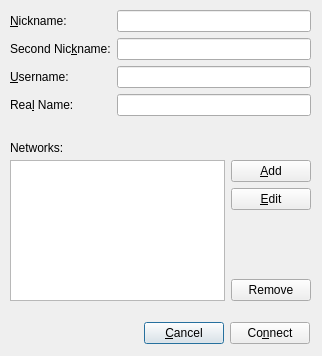
<?xml version="1.0" encoding="UTF-8"?>
<ui version="4.0">
 <class>NetworkDlg</class>
 <widget class="QDialog" name="NetworkDlg">
  <property name="geometry">
   <rect>
    <x>0</x>
    <y>0</y>
    <width>322</width>
    <height>356</height>
   </rect>
  </property>
  <property name="minimumSize">
   <size>
    <width>322</width>
    <height>356</height>
   </size>
  </property>
  <property name="maximumSize">
   <size>
    <width>322</width>
    <height>356</height>
   </size>
  </property>
  <property name="focusPolicy">
   <enum>Qt::StrongFocus</enum>
  </property>
  <property name="windowTitle">
   <string>Networks</string>
  </property>
  <widget class="QWidget" name="layoutWidget">
   <property name="geometry">
    <rect>
     <x>9</x>
     <y>320</y>
     <width>301</width>
     <height>26</height>
    </rect>
   </property>
   <layout class="QHBoxLayout" name="horizontalLayout_2">
    <item>
     <spacer name="horizontalSpacer">
      <property name="orientation">
       <enum>Qt::Horizontal</enum>
      </property>
      <property name="sizeHint" stdset="0">
       <size>
        <width>40</width>
        <height>20</height>
       </size>
      </property>
     </spacer>
    </item>
    <item>
     <widget class="QPushButton" name="cancelBtn">
      <property name="text">
       <string>&amp;Cancel</string>
      </property>
     </widget>
    </item>
    <item>
     <widget class="QPushButton" name="connectBtn">
      <property name="text">
       <string>Co&amp;nnect</string>
      </property>
     </widget>
    </item>
   </layout>
  </widget>
  <widget class="QWidget" name="layoutWidget">
   <property name="geometry">
    <rect>
     <x>10</x>
     <y>10</y>
     <width>301</width>
     <height>116</height>
    </rect>
   </property>
   <layout class="QFormLayout" name="formLayout">
    <item row="0" column="1">
     <widget class="QLineEdit" name="gblNickLE"/>
    </item>
    <item row="1" column="0">
     <widget class="QLabel" name="label_2">
      <property name="text">
       <string>Second Nic&amp;kname:</string>
      </property>
      <property name="buddy">
       <cstring>gblNick2LE</cstring>
      </property>
     </widget>
    </item>
    <item row="1" column="1">
     <widget class="QLineEdit" name="gblNick2LE"/>
    </item>
    <item row="2" column="0">
     <widget class="QLabel" name="label_3">
      <property name="text">
       <string>&amp;Username:</string>
      </property>
      <property name="buddy">
       <cstring>gblUsernameLE</cstring>
      </property>
     </widget>
    </item>
    <item row="2" column="1">
     <widget class="QLineEdit" name="gblUsernameLE"/>
    </item>
    <item row="3" column="0">
     <widget class="QLabel" name="label_4">
      <property name="text">
       <string>Rea&amp;l Name:</string>
      </property>
      <property name="buddy">
       <cstring>gblRealNameLE</cstring>
      </property>
     </widget>
    </item>
    <item row="3" column="1">
     <widget class="QLineEdit" name="gblRealNameLE"/>
    </item>
    <item row="0" column="0">
     <widget class="QLabel" name="label">
      <property name="text">
       <string>&amp;Nickname:</string>
      </property>
      <property name="buddy">
       <cstring>gblNickLE</cstring>
      </property>
     </widget>
    </item>
   </layout>
  </widget>
  <widget class="QWidget" name="layoutWidget">
   <property name="geometry">
    <rect>
     <x>10</x>
     <y>160</y>
     <width>301</width>
     <height>141</height>
    </rect>
   </property>
   <layout class="QHBoxLayout" name="horizontalLayout">
    <item>
     <widget class="QListWidget" name="networkList"/>
    </item>
    <item>
     <layout class="QVBoxLayout" name="verticalLayout">
      <item>
       <widget class="QPushButton" name="addBtn">
        <property name="text">
         <string>&amp;Add</string>
        </property>
       </widget>
      </item>
      <item>
       <widget class="QPushButton" name="editBtn">
        <property name="text">
         <string>&amp;Edit</string>
        </property>
       </widget>
      </item>
      <item>
       <spacer name="verticalSpacer">
        <property name="orientation">
         <enum>Qt::Vertical</enum>
        </property>
        <property name="sizeHint" stdset="0">
         <size>
          <width>20</width>
          <height>40</height>
         </size>
        </property>
       </spacer>
      </item>
      <item>
       <widget class="QPushButton" name="removeBtn">
        <property name="text">
         <string>Remove</string>
        </property>
       </widget>
      </item>
     </layout>
    </item>
   </layout>
  </widget>
  <widget class="QLabel" name="label_5">
   <property name="geometry">
    <rect>
     <x>10</x>
     <y>140</y>
     <width>71</width>
     <height>16</height>
    </rect>
   </property>
   <property name="text">
    <string>Networks:</string>
   </property>
  </widget>
 </widget>
 <tabstops>
  <tabstop>gblNickLE</tabstop>
  <tabstop>gblNick2LE</tabstop>
  <tabstop>gblUsernameLE</tabstop>
  <tabstop>gblRealNameLE</tabstop>
  <tabstop>addBtn</tabstop>
  <tabstop>editBtn</tabstop>
  <tabstop>cancelBtn</tabstop>
  <tabstop>networkList</tabstop>
 </tabstops>
 <resources/>
 <connections/>
</ui>
